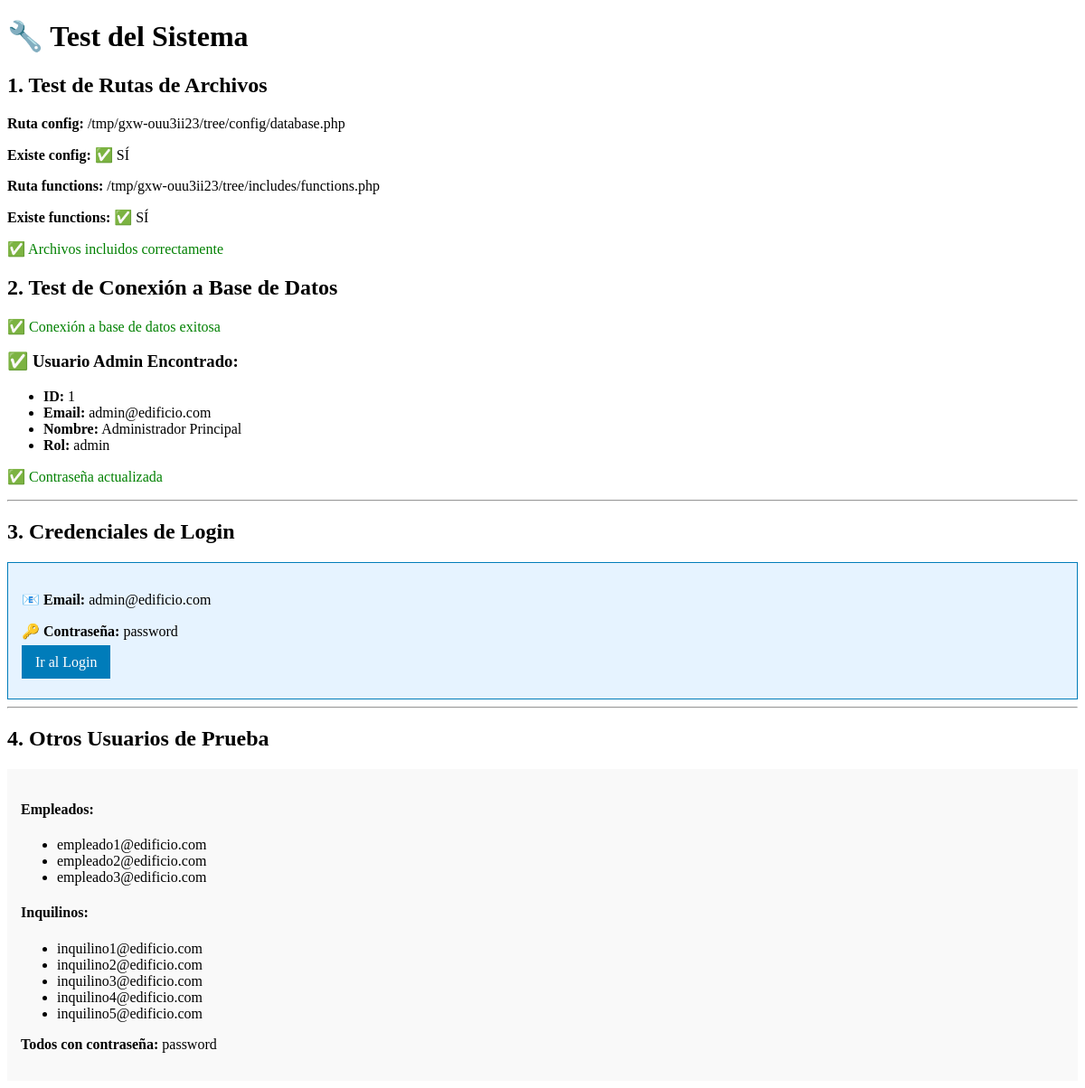
The app's page /test_sistema.php, older data.
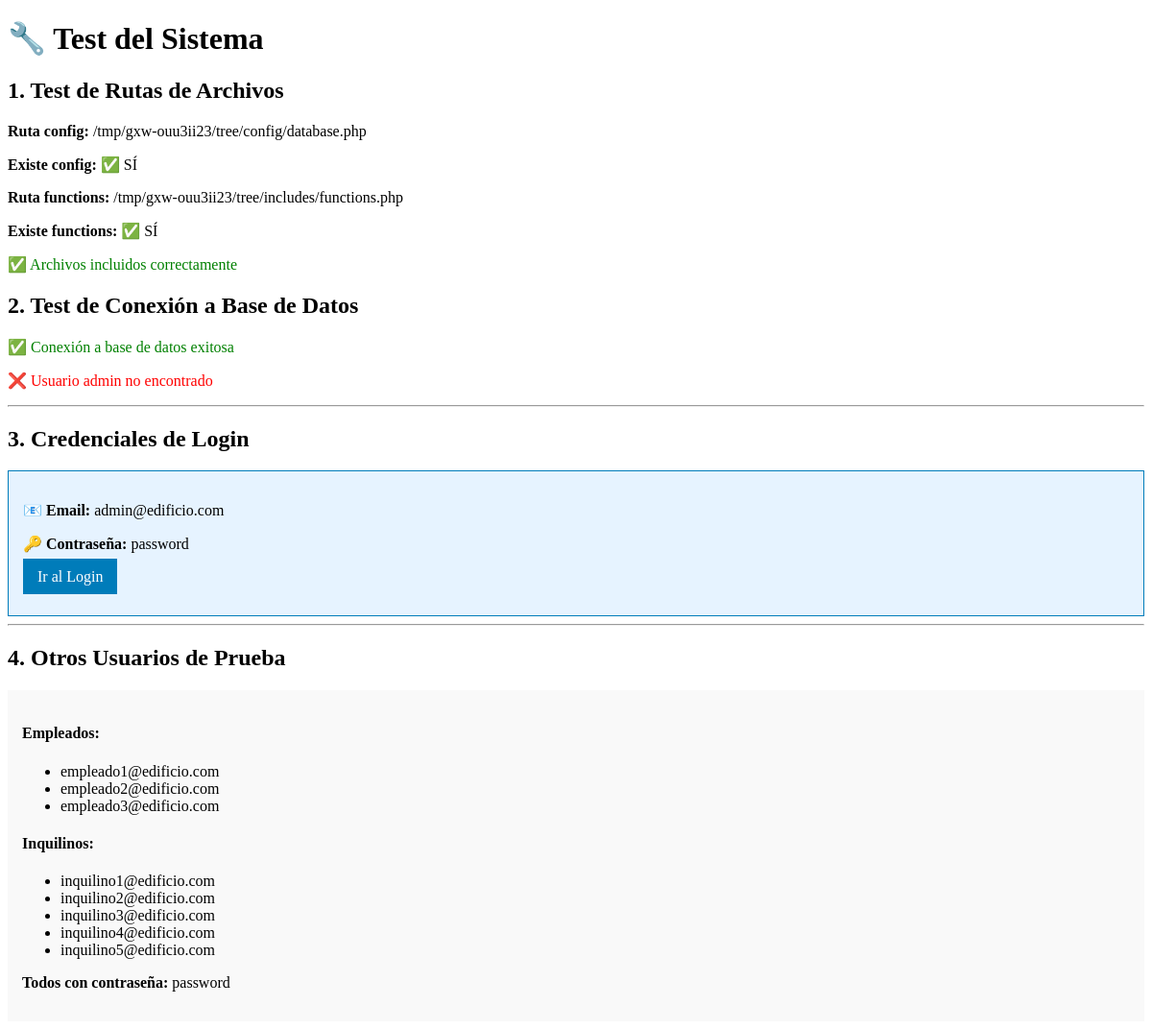
The same page, newer data.
### tables this page shows
CREATE TABLE `users` (
  `id` bigint(20) UNSIGNED NOT NULL,
  `name` varchar(255) NOT NULL,
  `email` varchar(255) NOT NULL,
  `email_verified_at` timestamp NULL DEFAULT NULL,
  `password` varchar(255) NOT NULL,
  `role` enum('admin','empleado','inquilino') NOT NULL DEFAULT 'inquilino',
  `remember_token` varchar(100) DEFAULT NULL,
  `password_reset_token` varchar(255) DEFAULT NULL,
  `password_reset_expires` timestamp NULL DEFAULT NULL,
  `failed_login_attempts` int(11) DEFAULT 0,
  `locked_until` timestamp NULL DEFAULT NULL,
  `last_failed_login` timestamp NULL DEFAULT NULL,
  `password_changed_at` timestamp NULL DEFAULT NULL,
  `account_locked` tinyint(1) DEFAULT 0,
  `created_at` timestamp NULL DEFAULT NULL,
  `updated_at` timestamp NULL DEFAULT NULL,
  `last_login_at` datetime DEFAULT NULL,
  `reset_token` varchar(100) DEFAULT NULL,
  `reset_token_expires` datetime DEFAULT NULL
);

### test_sistema.php (the view, shortened to what this page needs)
<!DOCTYPE html>
<html lang="es">
<head>
</head>
<body>
    <h1>🔧 Test del Sistema</h1>
    <?php
    echo "<h2>1. Test de Rutas de Archivos</h2>";
    $config_path = dirname(__FILE__) . '/config/database.php';
    $functions_path = dirname(__FILE__) . '/includes/functions.php';
    echo "<p><strong>Ruta config:</strong> $config_path</p>";
    echo "<p><strong>Existe config:</strong> " . (file_exists($config_path) ? '✅ SÍ' : '❌ NO') . "</p>";
    echo "<p><strong>Ruta functions:</strong> $functions_path</p>";
    echo "<p><strong>Existe functions:</strong> " . (file_exists($functions_path) ? '✅ SÍ' : '❌ NO') . "</p>";
    try {
        echo "<p style='color: green;'>✅ Archivos incluidos correctamente</p>";
        echo "<h2>2. Test de Conexión a Base de Datos</h2>";
        $database = new Database();
        $db = $database->getConnection();
        if ($db) {
            echo "<p style='color: green;'>✅ Conexión a base de datos exitosa</p>";
            $stmt = $db->prepare("SELECT id, name, email, role FROM users WHERE email = 'admin@edificio.com'");
            $stmt->execute();
            $admin = $stmt->fetch(PDO::FETCH_ASSOC);
            if ($admin) {
                echo "<h3>✅ Usuario Admin Encontrado:</h3>";
                echo "<ul>";
                echo "<li><strong>ID:</strong> " . $admin['id'] . "</li>";
                echo "<li><strong>Email:</strong> " . $admin['email'] . "</li>";
                echo "<li><strong>Nombre:</strong> " . $admin['name'] . "</li>";
                echo "<li><strong>Rol:</strong> " . $admin['role'] . "</li>";
                echo "</ul>";
                echo "<p style='color: green;'>✅ Contraseña actualizada</p>";
            } else {
                echo "<p style='color: red;'>❌ Usuario admin no encontrado</p>";
            }
        } else {
            echo "<p style='color: red;'>❌ Error de conexión a base de datos</p>";
        }
    } catch (Exception $e) {
        echo "<p style='color: red;'>❌ Error: " . $e->getMessage() . "</p>";
    }
    ?>
    <hr>
    <h2>3. Credenciales de Login</h2>
    <div style="background: #e6f3ff; padding: 15px; border: 1px solid #007cba;">
        <p><strong>📧 Email:</strong> admin@edificio.com</p>
        <p><strong>🔑 Contraseña:</strong> password</p>
        <p><a href="login.php" style="background: #007cba; color: white; padding: 10px 15px; text-decoration: none;">Ir al Login</a></p>
    </div>
    <hr>
    <h2>4. Otros Usuarios de Prueba</h2>
    <div style="background: #f9f9f9; padding: 15px;">
        <h4>Empleados:</h4>
        <ul>
            <li>empleado1@edificio.com</li>
            <li>empleado2@edificio.com</li>
            <li>empleado3@edificio.com</li>
        </ul>
        <h4>Inquilinos:</h4>
        <ul>
            <li>inquilino1@edificio.com</li>
            <li>inquilino2@edificio.com</li>
            <li>inquilino3@edificio.com</li>
            <li>inquilino4@edificio.com</li>
            <li>inquilino5@edificio.com</li>
        </ul>
        <p><strong>Todos con contraseña:</strong> password</p>
    </div>
</body>
</html>

Row changes from the older to the newer data that the page shows:
no longer on this page (row edited): users: id "1", email "admin@edificio.com", name "Administrador Principal", role "admin"
Text that changed along with them:
text no longer shown: "✅ Usuario Admin Encontrado: ID: Email: Nombre: Rol: ✅ Contraseña actualizada"
text now shown: "❌ Usuario admin no encontrado"
